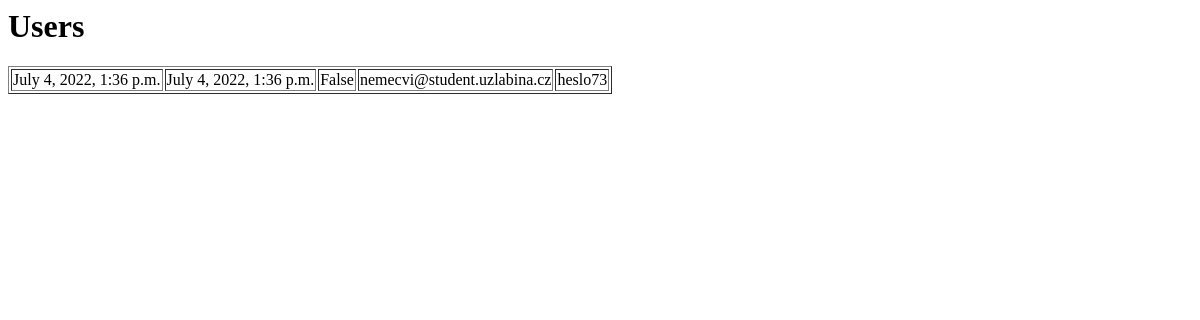
The app's page /users/, older data.
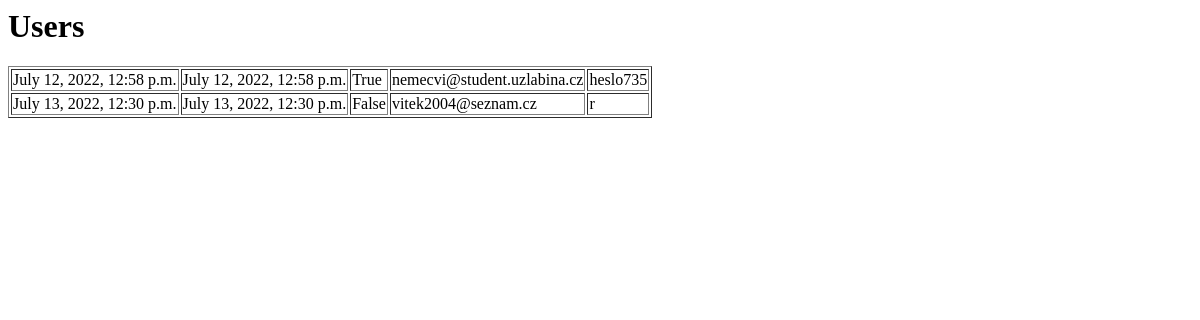
The same page, newer data.
### todo/models.py (models this page shows, shortened)
class User(models.Model):
    created_at = models.DateTimeField(blank=False, null=False, auto_now_add=True)
    updated_at = models.DateTimeField(blank=False, null=False, auto_now=True)  # FIX ME: some wierd shit
    is_active = models.BooleanField(default=False, null=False)
    email = models.EmailField(blank=False, null=True, validators=[validate_email])
    password = models.CharField(max_length=50, null=False)

### todo/views.py (the view)
# urls.py: path('users/', UserListView.as_view(), name="users-list"),
class UserListView(ListView):
    model = User
    template_name = 'user_list.html'

### todo/templates/user_list.html
<h1>Users</h1>
<table border="1">
{% for x in object_list %}
<tr>
<td>{{ x.created_at }}</td>
<td>{{ x.updated_at }}</td>
<td>{{ x.is_active }}</td>
<td>{{ x.email }}</td>
<td>{{ x.password }}</td>
</tr>
    {% empty %}
    <tr><td>empty</td></tr>
{% endfor %}
</table>

Row changes from the older to the newer data that the page shows:
removed User: created_at "July 4, 2022, 1:36 p.m.", updated_at "July 4, 2022, 1:36 p.m.", is_active "False", email "nemecvi@student.uzlabina.cz", password "heslo73"
added User: created_at "July 12, 2022, 12:58 p.m.", updated_at "July 12, 2022, 12:58 p.m.", is_active "True", email "nemecvi@student.uzlabina.cz", password "heslo735"
added User: created_at "July 13, 2022, 12:30 p.m.", updated_at "July 13, 2022, 12:30 p.m.", is_active "False", email "vitek2004@seznam.cz", password "r"
